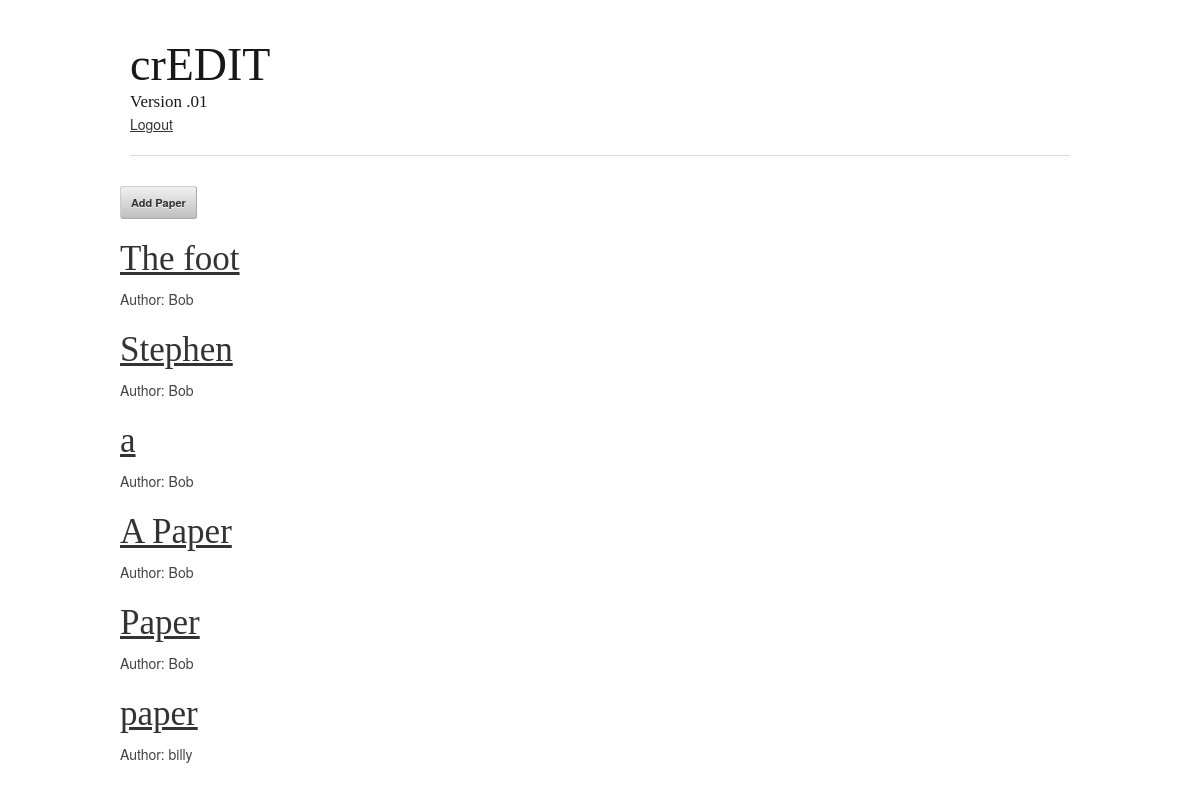
/writing/ (signed in), run on an earlier commit of the app's database.
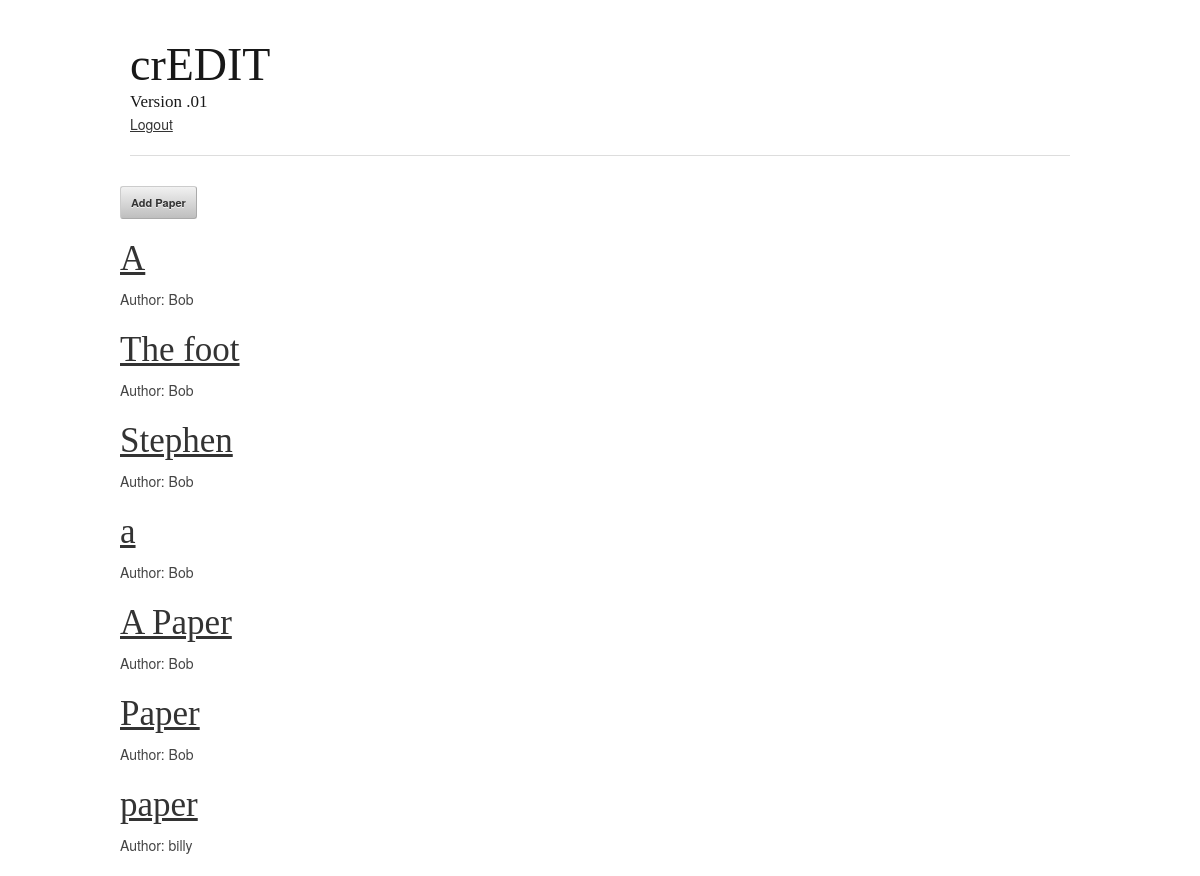
And on a later commit of the database.
### writing/models.py (models this page shows, shortened)
class Paper(models.Model):
    by_user = models.ForeignKey(User, related_name = 'by_user')
    title = models.CharField(max_length = 1000)
    body = models.TextField()
    time = models.DateTimeField(auto_now = True)

### writing/views.py (the view)
class IndexView(generic.ListView):
    template_name = 'writing/index.html'
    context_object_name = 'get_papers'
    def get_queryset(self):
        return Paper.objects.all().order_by('-time')

### writing/templates/writing/index.html (shortened to what this page needs)
{% extends "writing/base.html" %}
{% block content %}
<button> <a style = "text-decoration : none"
href="/writing/addpaper"> Add Paper </a>
</button>
{% if get_papers %}
    {% for thepaper in get_papers %}
	<div class = "hovers">
        <h2> <a href="{% url 'paper' thepaper.title %}">
	 {{thepaper.title}} </a> </h2> <p>
	Author: {{thepaper.by_user}}<p>
	</div>
    {% endfor %}
{% else %}
    <p>No papers are here... yet.</p>
{% endif %}
{% endblock %}

### writing/templates/writing/base.html (shortened to what this page needs)
{% load staticfiles %}
<link rel="stylesheet" type="text/css" href="{% static 'writing/base.css' %}" />
<link rel="stylesheet" type="text/css" href="{% static 'writing/layout.css' %}" />
<link rel="stylesheet" type="text/css" href="{% static 'writing/skeleton.css' %}" />
<!DOCTYPE html>
<html lang="en">
<head>
</head>
<body>
	<div class="container">
		<div class="sixteen columns">
			<h1 class="remove-bottom" style="margin-top: 40px">crEDIT</h1>
			<h5>Version .01</h5>
			<p><a href = "{% url 'logout' %}"> Logout </a>
			<hr/>
		</div>
	{% block content %} {% endblock %}
	</div>
</body>
</html>

### writing/static/writing/base.css (style rules this page uses)
html, body, div, span, applet, object, iframe, h1, h2, h3, h4, h5, h6, p, blockquote, pre, a, abbr, acronym, address, big, cite, code, del, dfn, em, img, ins, kbd, q, s, samp, small, strike, strong, sub, sup, tt, var, b, u, i, center, dl, dt, dd, ol, ul, li, fieldset, form, label, legend, table, caption, tbody, tfoot, thead, tr, th, td, article, aside, canvas, details, embed, figure, figcaption, footer, header, hgroup, menu, nav, output, ruby, section, summary, time, mark, audio, video { margin: 0; padding: 0; border: 0; font-size: 100%; font: inherit; vertical-align: baseline; }
body { line-height: 1; }
body { background: #fff; font: 14px/21px "HelveticaNeue", "Helvetica Neue", Helvetica, Arial, sans-serif; color: #444; -webkit-font-smoothing: antialiased; -webkit-text-size-adjust: 100%; }
h1, h2, h3, h4, h5, h6 { color: #181818; font-family: "Georgia", "Times New Roman", serif; font-weight: normal; }
h1 a, h2 a, h3 a, h4 a, h5 a, h6 a { font-weight: inherit; }
h1 { font-size: 46px; line-height: 50px; margin-bottom: 14px; }
h2 { font-size: 35px; line-height: 40px; margin-bottom: 10px; }
h5 { font-size: 17px; line-height: 24px; }
p { margin: 0 0 20px 0; }
hr { border: solid #ddd; border-width: 1px 0 0; clear: both; margin: 10px 0 30px; height: 0; }
a, a:visited { color: #333; text-decoration: underline; outline: 0; }
p a, p a:visited { line-height: inherit; }
.button, button, input[type="submit"], input[type="reset"], input[type="button"] { background: #eee; background: #eee -moz-linear-gradient(top, rgba(255,255,255,.2) 0%, rgba(0,0,0,.2) 100%); background: #eee -webkit-gradient(linear, left top, left bottom, color-stop(0%,rgba(255,255,255,.2)), color-stop(100%,rgba(0,0,0,.2))); background: #eee -webkit-linear-gradient(top, rgba(255,255,255,.2) 0%,rgba(0,0,0,.2) 100%); background: #eee -o-linear-gradient(top, rgba(255,255,255,.2) 0%,rgba(0,0,0,.2) 100%); background: #eee -ms-linear-gradient(top, rgba(255,255,255,.2) 0%,rgba(0,0,0,.2) 100%); background: #eee linear-gradient(top, rgba(255,255,255,.2) 0%,rgba(0,0,0,.2) 100%); border: 1px solid #aaa; border-top: 1px solid #ccc; border-left: 1px solid #ccc; -moz-border-radius: 3px; -webkit-border-radius: 3px; border-radius: 3px; color: #444; display: inline-block; font-size: 11px; font-weight: bold; text-decoration: none; text-shadow: 0 1px rgba(255, 255, 255, .75); cursor: pointer; margin-bottom: 20px; line-height: normal; padding: 8px 10px; font-family: "HelveticaNeue", "Helvetica Neue", Helvetica, Arial, sans-serif; }
.remove-bottom { margin-bottom: 0 !important; }

### writing/static/writing/skeleton.css (style rules this page uses)
.container { position: relative; width: 960px; margin: 0 auto; padding: 0; }
.container .column, .container .columns { float: left; display: inline; margin-left: 10px; margin-right: 10px; }
.container .sixteen.columns { width: 940px; }
.container:after { content: "\0020"; display: block; height: 0; clear: both; visibility: hidden; }

What changed in the data, as far as the page shows it:
added Paper: title "A", by_user "Bob"
